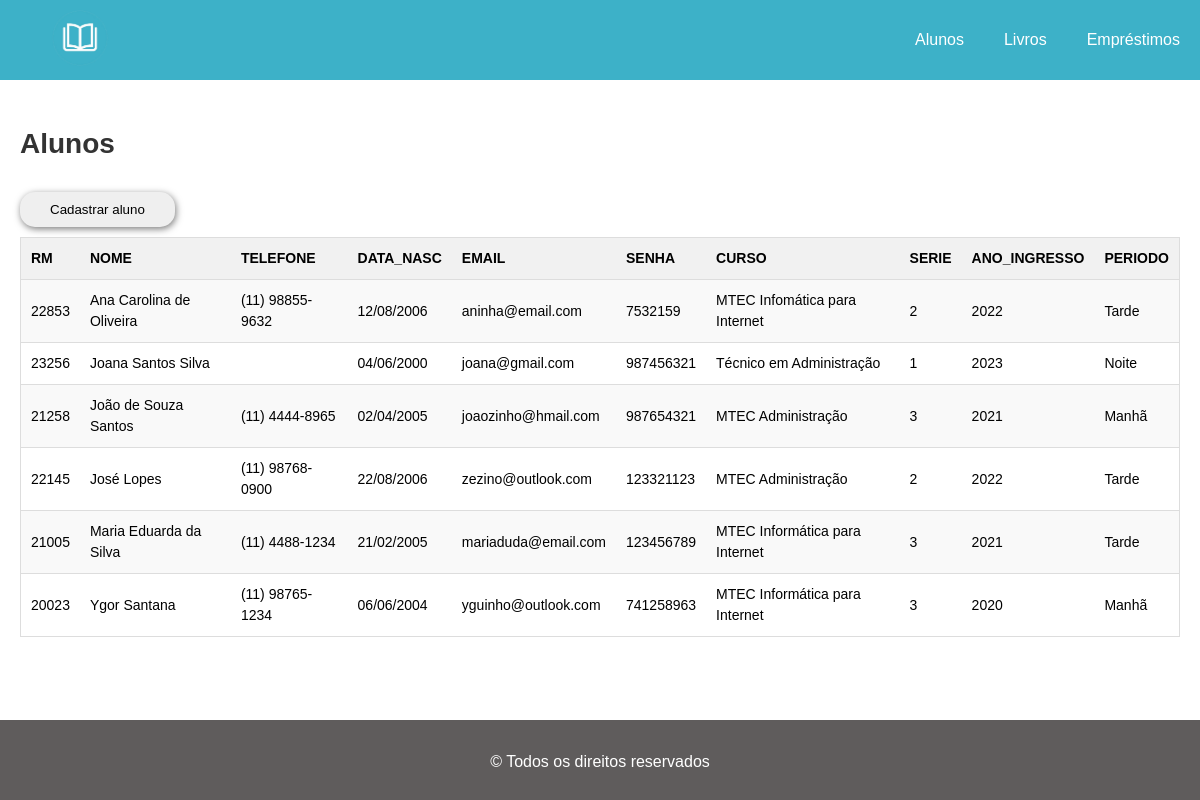
Page /index.php?pagina=alunos on the committed database.
### tables this page shows
CREATE TABLE ALUNO(
	RM INT NOT NULL primary key,
    NOME VARCHAR(60) NOT NULL,
    TELEFONE VARCHAR(15) NOT NULL,  
    DATA_NASC DATE NOT NULL,        
    EMAIL VARCHAR(100) NOT NULL,
    SENHA VARCHAR(32) NOT NULL,
    CURSO VARCHAR(40) NOT NULL,
    SERIE CHAR(1) NOT NULL, 
    ANO_INGRESSO year NOT NULL,
    PERIODO CHAR(5) NOT NULL
);

### views/alunos.php (the view)
<?php
    $query = "SELECT * FROM ALUNO ORDER BY NOME";
    $consulta_alunos = mysqli_query($conexao, $query);
?>
<h2>Alunos</h2>
<a href="?pagina=form_aluno"><button class="cadastrar">Cadastrar aluno</button></a>
<table>
    <tr>
      <th>RM</th>
      <th>NOME</th>
      <th>TELEFONE</th>
      <th>DATA_NASC</th>
      <th>EMAIL</th>
      <th>SENHA</th>
      <th>CURSO</th>
      <th>SERIE</th>
      <th>ANO_INGRESSO</th>
      <th>PERIODO</th>
   </tr>
   <?php
        while ($linha = mysqli_fetch_array($consulta_alunos)) {
            $data_nasc = new DateTimeImmutable($linha['DATA_NASC']);
            echo "<tr>";
                echo '<td>' . $linha["RM"] . '</td>';
                echo '<td>' . $linha["NOME"] . '</td>';
                echo '<td>' . $linha["TELEFONE"] . '</td>';
                echo '<td>' . $data_nasc->format('d/m/Y') .'</td>';
                echo '<td>' . $linha["EMAIL"] . '</td>';
                echo '<td>' . $linha["SENHA"] . '</td>';
                echo '<td>' . $linha["CURSO"] . '</td>';
                echo '<td>' . $linha["SERIE"] . '</td>';
                echo '<td>' . $linha["ANO_INGRESSO"] . '</td>';
                echo '<td>' . $linha["PERIODO"] . '</td>';
            echo "</tr>";
        }
   ?>
</table>

### index.php (shortened to what this page needs)
<!DOCTYPE html>
<html lang="pt-br">
<head>
    <link rel="stylesheet" href="estilos/base-site.css">
    <link rel="stylesheet" href="estilos/table.css">
    <link rel="stylesheet" href="estilos/form.css">
    <link rel="stylesheet" href="estilos/produtos.css">
</head>
<body>
    <?php
        include('database/db.php');
        include('navbar.php')
    ?>
    <main>
        <?php
            if (isset($_GET['pagina'])) {
                $pagina = $_GET['pagina'];
            } else {
                $pagina = 'home';
            }
            switch ($pagina) {
                case 'alunos':
                    include_once('views/alunos.php');
                    break;
            }
        ?>
    </main>
    <?php include('footer.php') ?>
</body>
</html>

### navbar.php
<nav>
    <div class="img_logo"><a href="?pagina=home"><img src="img/biblioteca-logo.png" alt="Logo da bibliotec"></a></div>
    <ul class="nav-itens">
        <li class="nav-item"><a href="?pagina=alunos">Alunos</a></li>
        <li class="nav-item"><a href="?pagina=livros">Livros</a></li>
        <li class="nav-item"><a href="?pagina=emprestimos">Empréstimos</a></li>
    </ul>
</nav>

### footer.php
<footer>
    <p>© Todos os direitos reservados</p>
</footer>

### estilos/base-site.css (style rules this page uses)
* { margin: 0; padding: 0; box-sizing: border-box; font-family: Arial, Helvetica, sans-serif; }
body { font-family: Arial, sans-serif; background-color: #ffffff; }
nav { width: 100%; min-height: 80px; background: rgba(61,177,200,255); color: white; }
nav div.img_logo { width: 80px; height: 80px; float: left; margin-left: 40px; display: flex; justify-content: center; align-items: center; }
div.img_logo img { height: 60px; }
.nav-itens { float: right; list-style: none; height: 80px; width: auto; display: flex; align-items: center; }
.nav-item { display: inline; margin-inline-start: 20px; margin-inline-end: 20px; }
.nav-item a { color: white; text-decoration: none; }
main { padding: 20px; min-height: 80vh; font-size: 16px; }
h2 { font-size: 1.75rem; color: #333; padding: 1em 0 0.8em 0; }
p { font-size: 1rem; padding: 1em 0 0.8em 0; }
button.cadastrar { margin: 10px 0 10px 0; padding: 10px 30px 10px 30px; border-radius: 15px; outline: none; border: none; box-shadow: 1px 2px 7px rgb(123, 123, 123); cursor: pointer; }
footer { width: 100%; height: 80px; display: flex; justify-content: center; align-items: center; background: rgb(95, 92, 92); color: white; }

### estilos/table.css (style rules this page uses)
table { width: 100%; font-size: 14px; line-height: 1.5; border-collapse: collapse; border-spacing: 0; background: #ffffff; border: 1px solid #ddd; }
th { text-align: left; padding: 10px; background-color: #f1f1f1; }
tr:nth-child(even) { background-color: #f9f9f9; }
td { padding: 10px; border-top: 1px solid #ddd; border-bottom: 1px solid #ddd; }

### rows in the picture
aluno: RM "22853", NOME "Ana Carolina de Oliveira", TELEFONE "(11) 98855-9632", DATA_NASC "12/08/2006", EMAIL "aninha@email.com", SENHA "7532159", CURSO "MTEC Infomática para Internet", SERIE "2", ANO_INGRESSO "2022", PERIODO "Tarde"
aluno: RM "23256", NOME "Joana Santos Silva", DATA_NASC "04/06/2000", EMAIL "joana@gmail.com", SENHA "987456321", CURSO "Técnico em Administração", SERIE "1", ANO_INGRESSO "2023", PERIODO "Noite"
aluno: RM "21258", NOME "João de Souza Santos", TELEFONE "(11) 4444-8965", DATA_NASC "02/04/2005", EMAIL "joaozinho@hmail.com", SENHA "987654321", CURSO "MTEC Administração", SERIE "3", ANO_INGRESSO "2021", PERIODO "Manhã"
aluno: RM "22145", NOME "José Lopes", TELEFONE "(11) 98768-0900", DATA_NASC "22/08/2006", EMAIL "zezino@outlook.com", SENHA "123321123", CURSO "MTEC Administração", SERIE "2", ANO_INGRESSO "2022", PERIODO "Tarde"
aluno: RM "21005", NOME "Maria Eduarda da Silva", TELEFONE "(11) 4488-1234", DATA_NASC "21/02/2005", EMAIL "mariaduda@email.com", SENHA "123456789", CURSO "MTEC Informática para Internet", SERIE "3", ANO_INGRESSO "2021", PERIODO "Tarde"
aluno: RM "20023", NOME "Ygor Santana", TELEFONE "(11) 98765-1234", DATA_NASC "06/06/2004", EMAIL "yguinho@outlook.com", SENHA "741258963", CURSO "MTEC Informática para Internet", SERIE "3", ANO_INGRESSO "2020", PERIODO "Manhã"
